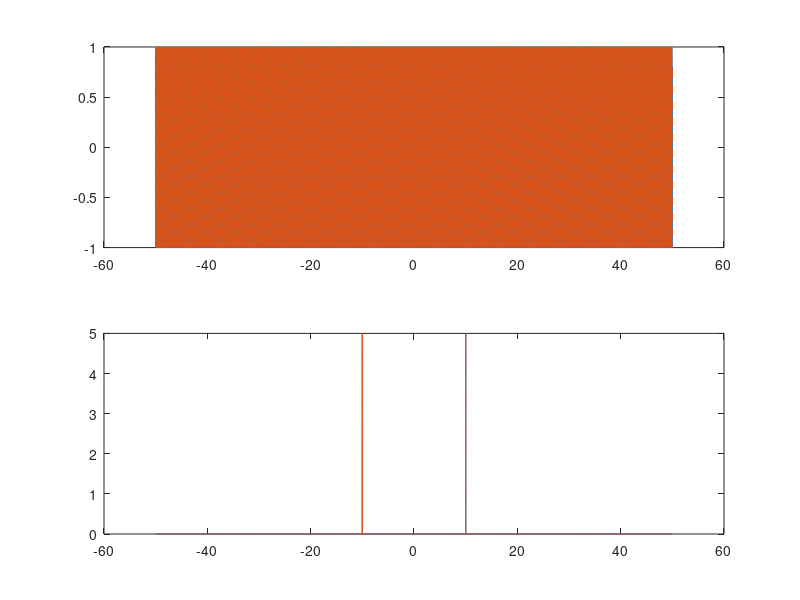

Reproduce this figure in MATLAB.
clc;
clear;
close all;

df = 2*pi*0.01; % Hz
fmax = pi*100; % Hz
f = -fmax:df:fmax-df;
fn = length(f);
dt = pi/fmax; % s
tmax = pi/df; % s
t = -tmax:dt:tmax-dt;
xt = cos(2*pi*10*t);
% Fourier transform
xf = fftshift(ifft(fftshift(xt)))/sqrt(df/(2*pi));
% Inverse Fourier transform
xt2 = fftshift(fft(fftshift(xf)))*sqrt(df/(2*pi));
xf2 = fftshift(ifft(fftshift(xt2)))/sqrt(df/(2*pi));
figure;
subplot(2, 1, 1)
plot(t, xt)
hold on;
plot(t, xt2, '--')
subplot(2, 1, 2)
plot(f/(2*pi), abs(xf))
hold on;
plot(f/(2*pi), abs(xf2))

Pt = norm(xt)^2/fn;
Pf = norm(xf)^2*df/(2*pi);
Pt2 = norm(xt2)^2/fn;
Pf2 = norm(xf2)^2*df/(2*pi);
disp(Pf)
disp(Pt)
disp(Pf2)
disp(Pt2)
%%
% M = 25;
% px = zeros(1, M);
% pxi = zeros(1, M);
% pxf = zeros(1, M);
% for n=1:M
%     N = 2^n;
%     x = randn(N, 1);
%     xf = fft(x)/sqrt(N);
%     xi = ifft(x)*sqrt(N);
%     
%     px(n) = norm(x);
%     pxf(n) = norm(xf);
%     pxi(n) = norm(xi);
% end
% 
% %%
% figure;
% hold on;
% plot(1:M, log2(pxf./px), 'o')
% plot(1:M, log2(px./pxi))
% % plot(1:M, 2.^(1:M), 'o')
